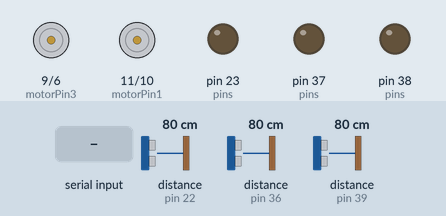
The sketch below on a simulated Arduino Mega 2560, built with avr-gcc and run on an emulated ATmega2560. Shown: motor-driver pin pairs drawn as motors (green arrow = first pin HIGH = forward, orange = second pin HIGH = backward, longer = more drive), output pins drawn as LEDs (lit = HIGH). The inputs (shaded band) are chosen by the test bench; at power-on: distance to the obstacle (sensors on pin 22, pin 36, pin 39) 80 cm. The echo pulse lasts 58.3 µs per cm; what the sketch prints to the serial monitor is not drawn.

Above: at 1.2 s.
1.3 s: byte 1 (1) received over Serial
At 2.4 s:
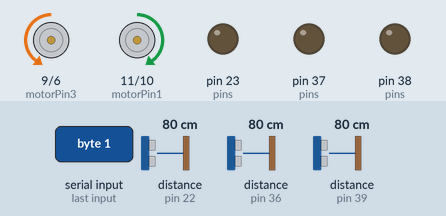
2.8 s: byte 2 (2) received over Serial
At 3.5 s:
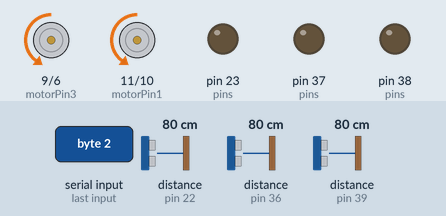
4.3 s: byte 3 (3) received over Serial
At 4.7 s:
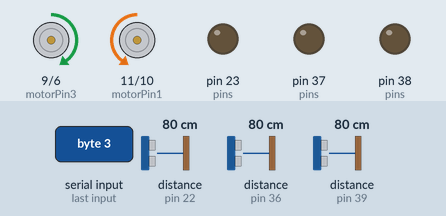
5.8 s: byte 4 (4) received over Serial
At 7.0 s:
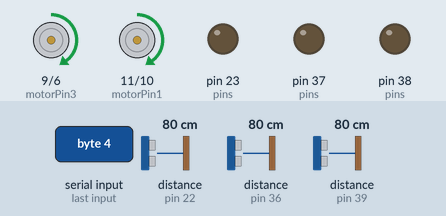
7.3 s: byte 6 (6) received over Serial
Timing chart, 0 to 9.8 s (numbered marks = the images above; inputs shaded):
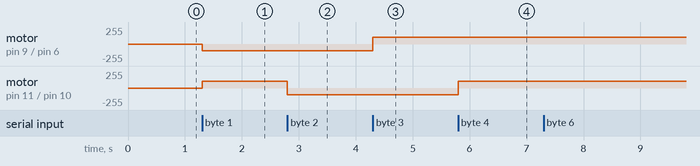

The sketch:

AutoPilotSoloV2.ino
```cpp
/*
AutoPilot Script on Arduino for ALIVE Project made by Émile Gagné & Guillaume Blain
*/
//Setting the Arduino pins for the motors
const int motorPin1  = 11;
const int motorPin2  = 10;
const int motorPin3  = 9;
const int motorPin4  = 6;
const int SPEED = 100;
const int ROTATION_SPEED = 100;
//Sensors related settings
const int nbSensors = 3;
const int pins[nbSensors*2] = {23,22,38,39,37,36};
//This is remotely enabled by bluetooth to active the autopilot script
boolean autopilot = false;
//Those are the detections limits in centimeters (It will detect an object if closer to 15 cm) The detectionB is meant to debug curved or angular objects
const int detection = 10;
const int detectionAvant = 8;
const int detectionB = 400;
//Definition of the distances of the captors (TODO Replace by Array to be more flexible)
int distAvant,distGauche,distDroite;
//This constant is quite weird, it has to do with the Unicode translation the bluetooth does to the bytes our program sends/receives
const int DEBUG = 48;
//Various global variables used throughout the code
long duration;
int val = 0;
boolean d,a,g;
long b = 0;

void setup(){
  //Set pins as outputs or inputs
  pinMode(motorPin1, OUTPUT);
  pinMode(motorPin2, OUTPUT);
  pinMode(motorPin3, OUTPUT);
  pinMode(motorPin4, OUTPUT);
  pinMode(pins[0], OUTPUT);
  pinMode(pins[1], INPUT);
  pinMode(pins[2], OUTPUT);
  pinMode(pins[3], INPUT);
  pinMode(pins[4], OUTPUT);
  pinMode(pins[5], INPUT);
  //Serial on 115200 is for the bluetooth (TODO Try putting it back to 9600 or around, to avoid Unicode problem)
  Serial.begin(115200);
}


void loop(){
  //This makes sure the data of the gyroscope is up to date
  //Checks to see if there are any commands over BT available and that Autopilot hasn't been set ON (TODO Check to replace with Switch)
  if (Serial.available()>0 && !autopilot) {
    val = Serial.read();
    //1 = Forward, 2 = Right, 3 = Backwards, 4 = Left, 0 = Stop, 5 = Autopilot ON, 6 = Updates Distance Panel
    if(val == 1){
      avancer();
    }else if(val == 2){
      droite();
    }else if(val == 3){
      reculer();
    }else if(val == 4){
      gauche();
    }else if(val == 0){
      arreter();
    }else if(val == 5){
      autopilot = true;
    }else if(val == 6){
      envoyerDistance();
    }
  }
  //AutoPilot script itself
  if(autopilot){
    d = collisionDroite();
    a = collisionAvant();
    g = collisionGauche();
    if(d && a && g){
      reculer();
    }else if(g && a && !d){
      droite();
    }else if(!g && a && d){
      gauche();
    }else if(g && !a && d){
      avancer();
    }else if(!g && !a && d){
      gauche();
    }else if (g && !a && !d){
      droite();
    }else if(!g && !a && !d){
      avancer();
    }else if(!g && a && !d){
      distDroite = getDistance(2);
      distGauche = getDistance(1);
      if(distDroite < distGauche){
        gauche();
      }else if(distGauche < distDroite){
        droite();
      }else{
        reculer();
      }
    }
  }
}

void avancer(){
  analogWrite(motorPin1, SPEED);
  analogWrite(motorPin2, 0);
  analogWrite(motorPin3, 0);
  analogWrite(motorPin4, SPEED);
}
void reculer(){
  analogWrite(motorPin1, 0);
  analogWrite(motorPin2, SPEED);
  analogWrite(motorPin3, SPEED);
  analogWrite(motorPin4, 0);
}
void arreter(){
  analogWrite(motorPin1, 0);
  analogWrite(motorPin2, 0);
  analogWrite(motorPin3, 0);
  analogWrite(motorPin4, 0);
}
void droite(){
  analogWrite(motorPin1, 0);
  analogWrite(motorPin2, ROTATION_SPEED);
  analogWrite(motorPin3, 0);
  analogWrite(motorPin4, ROTATION_SPEED);
}
void gauche(){
  analogWrite(motorPin1, ROTATION_SPEED);
  analogWrite(motorPin2, 0);
  analogWrite(motorPin3, ROTATION_SPEED);
  analogWrite(motorPin4, 0);
}

//Returns the distance of an ultrasound detector in front of the car

byte getDistance(int i){
  i = i*2;
  // Clears the trigPin
  digitalWrite(pins[i], LOW);
  delayMicroseconds(2);
  // Sets the trigPin on HIGH state for 10 micro seconds
  digitalWrite(pins[i], HIGH);
  delayMicroseconds(30);
  digitalWrite(pins[i], LOW);
  // Reads the echoPin, returns the sound wave travel time in microseconds
  duration = pulseIn(pins[i+1], HIGH);
  // Calculating the distance
  return duration*0.034/2;
}
boolean collisionDroite(){
  distDroite = getDistance(2);
  if(distDroite < detection){
    return true;
  }else{
    return false;
  }
}
boolean collisionAvant(){
  distAvant = getDistance(0);
  if(distAvant < detectionAvant){
    return true;
  }else{
    return false;
  }
}
boolean collisionGauche(){
  distGauche = getDistance(1);
  if(distGauche < detection){
    return true;
  }else{
    return false;
  }
}

//Updates the Distance Panel of the Java Application by BT

void envoyerDistance(){
  Serial.write(getDistance(0));
  Serial.write('A');
  Serial.write(getDistance(1));
   Serial.write('G');
  Serial.write(getDistance(2));
   Serial.write('D');
}
```

Measured:
- after the input at 1.3 s, motor on pin 9 (motorPin3) / pin 6 (motorPin4): stopped → backward 100/255 at once; motor on pin 11 (motorPin1) / pin 10 (motorPin2): stopped → forward 100/255 at once
- after the input at 2.8 s, motor on pin 11 (motorPin1) / pin 10 (motorPin2): forward 100/255 → backward 100/255 at once
- after the input at 4.3 s, motor on pin 9 (motorPin3) / pin 6 (motorPin4): backward 100/255 → forward 100/255 at once
- after the input at 5.8 s, motor on pin 11 (motorPin1) / pin 10 (motorPin2): backward 100/255 → forward 100/255 at once
